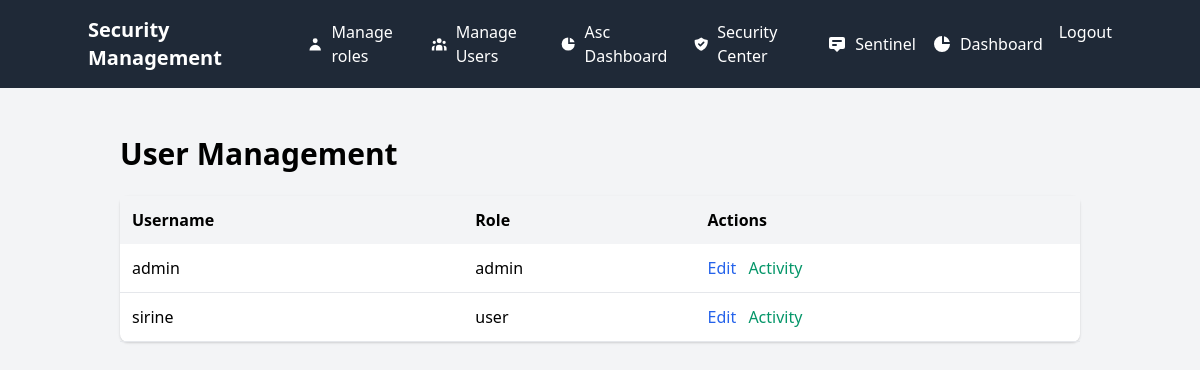
The app's page /admin/users (signed in) with its own data.
### app.py (models this page shows)
class User(UserMixin, db.Model):
    id = db.Column(db.Integer, primary_key=True)
    username = db.Column(db.String(80), unique=True, nullable=False)
    email = db.Column(db.String(120), unique=True, nullable=False)
    password_hash = db.Column(db.String(120), nullable=False)
    role = db.Column(db.String(20), nullable=False, default='user')
    totp_secret = db.Column(db.String(120), nullable=True)
    role_id = db.Column(db.Integer, db.ForeignKey('role.id'), nullable=True)
    role_relation = db.relationship('Role', backref='users', foreign_keys=[role_id])
    is_active = db.Column(db.Boolean, default=True)
    def has_permission(self, permission_name):
        if not self.role_relation:
            return False
        return db.session.query(
            exists().where(
                and_(
                    RolePermission.role_id == self.role_relation.id,
                    RolePermission.permission_id == Permission.id,
                    Permission.name == permission_name
                )
            )
        ).scalar()

### app.py (the view)
@admin_bp.route('/users')
@login_required
def users():
    if current_user.role != 'admin':
        flash('Access denied. Admin rights required.', 'danger')
        return redirect(url_for('index'))
    users = User.query.all()
    return render_template('admin/users.html', users=users)

### app.py (called while the page is built)
@login_manager.user_loader
def load_user(user_id):
    return db.session.get(User, int(user_id))

### templates/admin/users.html
{% extends "base.html" %}
{% block content %}
<div class="container mx-auto px-4 py-8">
    <h1 class="text-3xl font-bold mb-6">User Management</h1>
    <div class="bg-white shadow rounded-lg">
        <table class="w-full">
            <thead class="bg-gray-100">
                <tr>
                    <th class="p-3 text-left">Username</th>
                    <th class="p-3 text-left">Role</th>
                    <th class="p-3 text-left">Actions</th>
                </tr>
            </thead>
            <tbody>
                {% for user in users %}
                <tr class="border-b">
                    <td class="p-3">{{ user.username }}</td>
                    <td class="p-3">{{ user.role }}</td>
                    <td class="p-3 space-x-2">
                        <a href="{{ url_for('admin.edit_user', user_id=user.id) }}"
                           class="text-blue-600 hover:underline">Edit</a>
                        <a href="{{ url_for('admin.user_activity', user_id=user.id) }}"
                           class="text-green-600 hover:underline">Activity</a>
                    </td>
                </tr>
                {% endfor %}
            </tbody>
        </table>
    </div>
</div>
{% endblock %}

### records on screen
User: username "admin", role "admin"
User: username "sirine", role "user"
